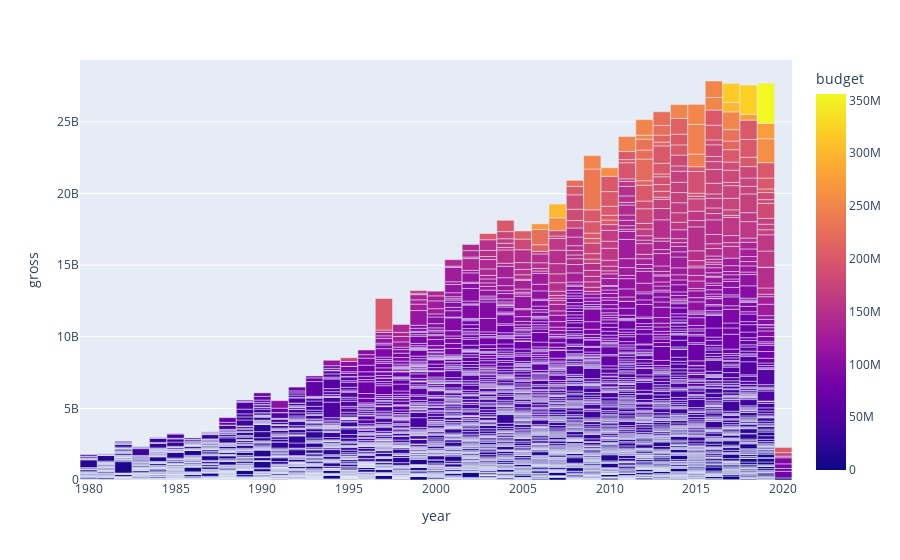

The notebook cell saved with this chart:
### Code cell
fig_bar=px.bar(year_budget_gross,x='year',y='gross',color='budget')
fig_bar.update_layout(bargap = 0.01)

### Figure 1 — Plotly figure (JSON) as saved in the notebook; plotly's stock layout.template omitted (floating-point values rounded to 4 significant figures; data arrays with more than 128 entries replaced by an {"elided": "..."} marker saying what was removed)
{"data": [{"alignmentgroup": "True", "hovertemplate": "year=%{x}<br>gross=%{y}<br>budget=%{marker.color}<extra></extra>", "legendgroup": "", "marker": {"color": {"elided": "5421 int values"}, "coloraxis": "coloraxis", "pattern": {"shape": ""}}, "name": "", "offsetgroup": "", "orientation": "v", "showlegend": false, "textposition": "auto", "type": "bar", "x": {"elided": "5421 int values"}, "xaxis": "x", "y": {"elided": "5421 int values"}, "yaxis": "y"}], "layout": {"bargap": 0.01, "barmode": "relative", "coloraxis": {"colorbar": {"title": {"text": "budget"}}, "colorscale": [[0, "#0d0887"], [0.1111, "#46039f"], [0.2222, "#7201a8"], [0.3333, "#9c179e"], [0.4444, "#bd3786"], [0.5556, "#d8576b"], [0.6667, "#ed7953"], [0.7778, "#fb9f3a"], [0.8889, "#fdca26"], [1, "#f0f921"]]}, "legend": {"tracegroupgap": 0}, "margin": {"t": 60}, "xaxis": {"anchor": "y", "domain": [0, 1], "title": {"text": "year"}}, "yaxis": {"anchor": "x", "domain": [0, 1], "title": {"text": "gross"}}}}
